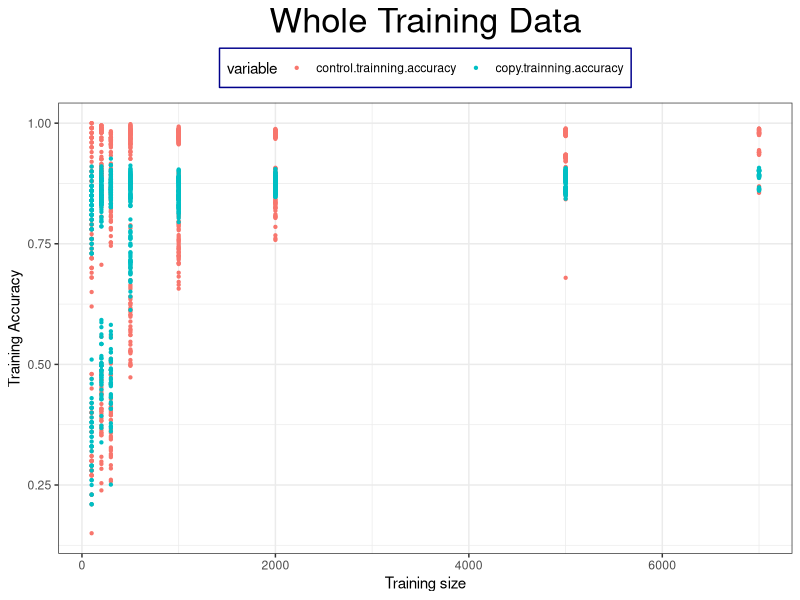
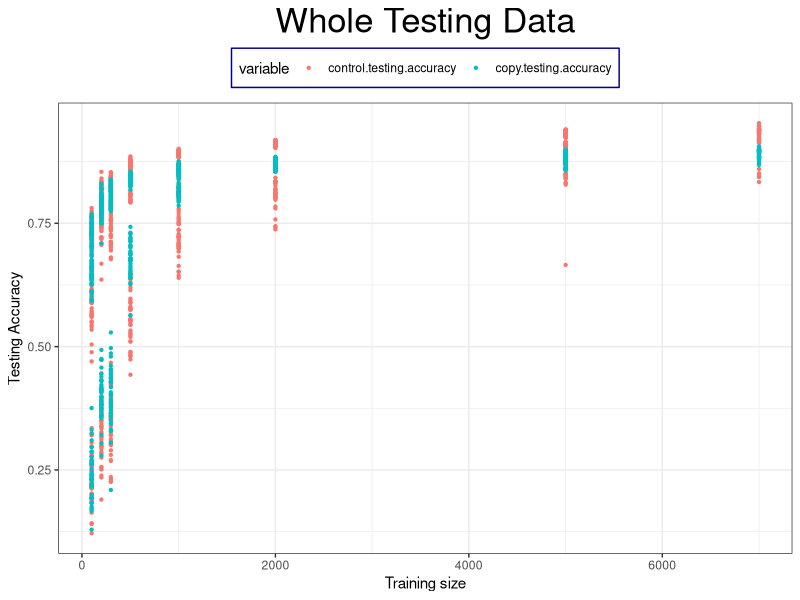
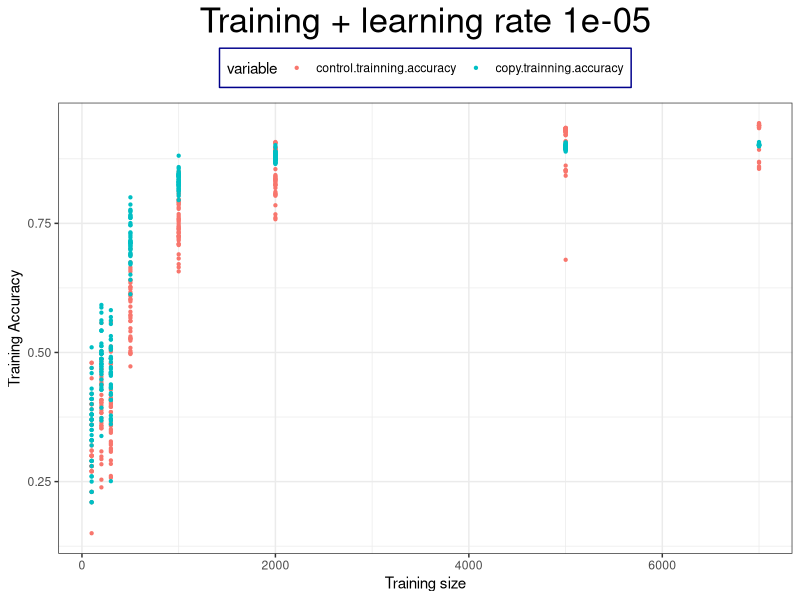
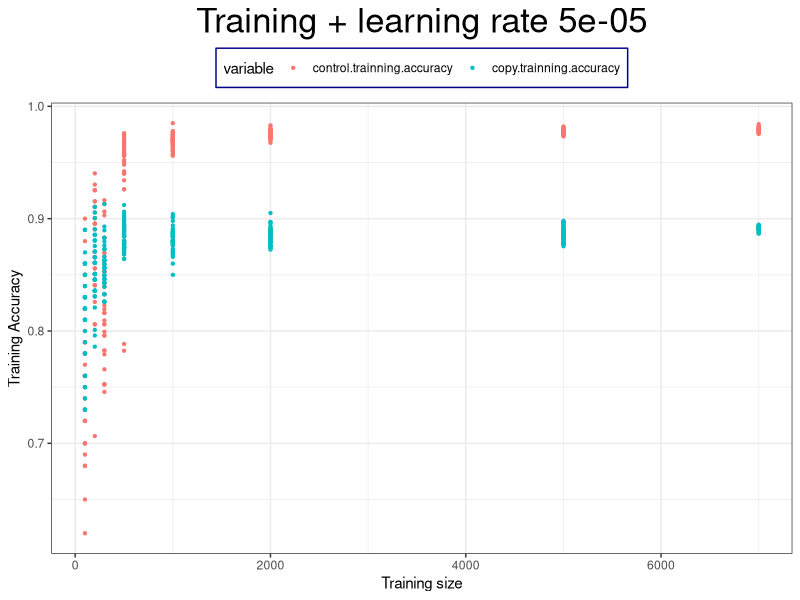
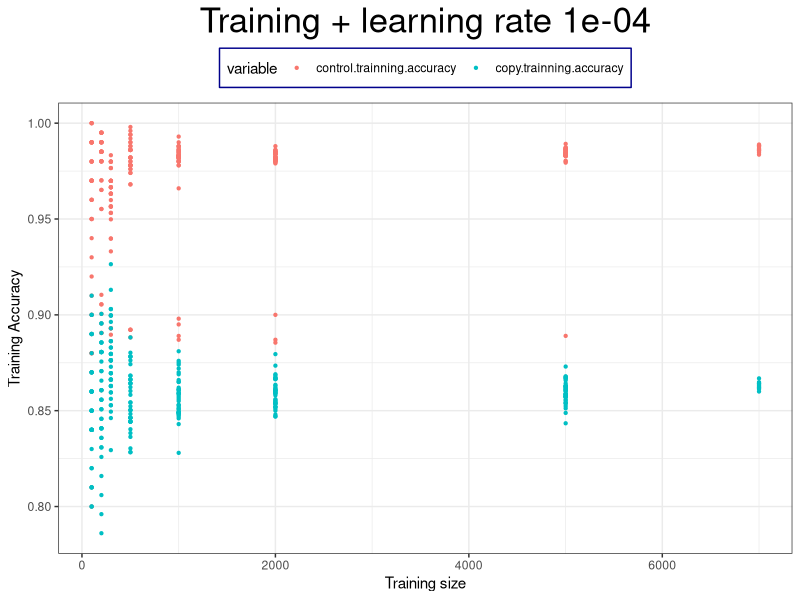
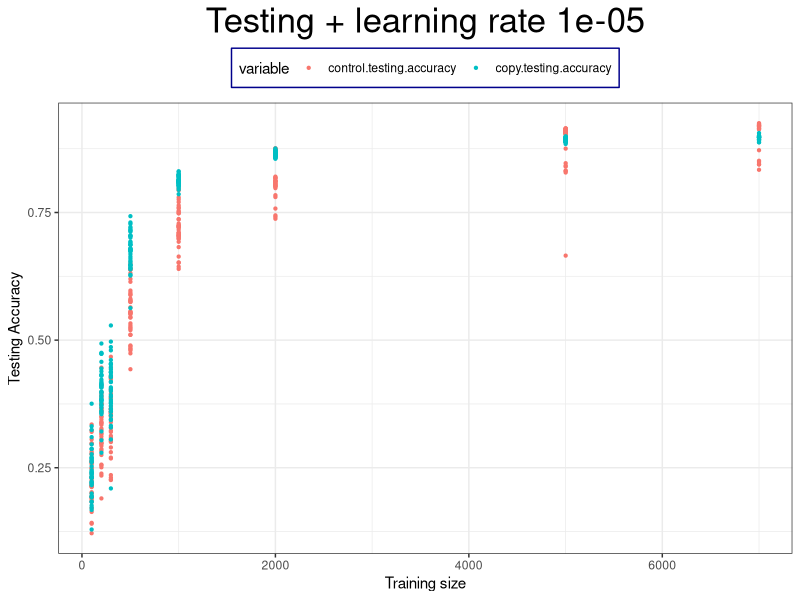
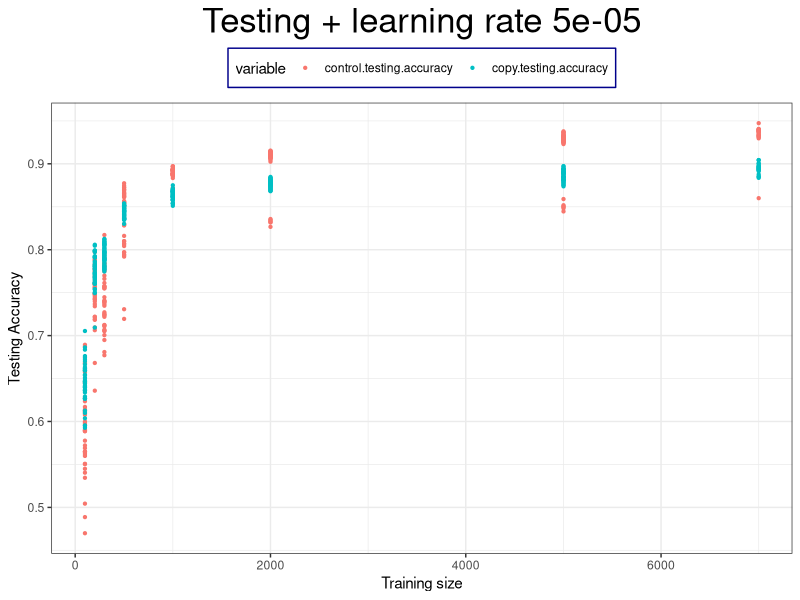
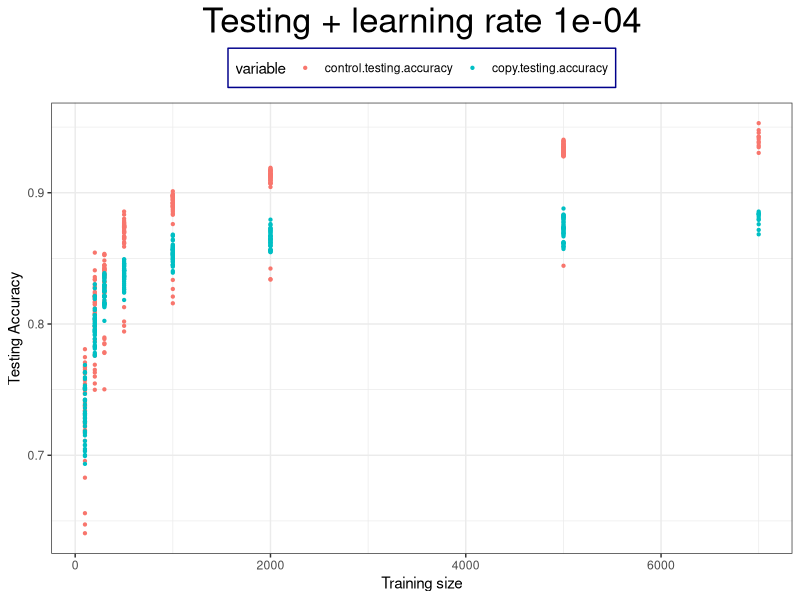

These charts were generated, in order, by the following R code:
library(ggplot2)
library(reshape2)
raw <- read.csv("./MNIST_BigMLStealer_3240_result.csv")
head(raw)
raw.epoch.200 <- raw[raw$epoch == 200,]
head(raw.epoch.200)

## Whole data for training
draw.melt.training <- melt(raw.epoch.200, id=c("training.size", "testing.size", "loss.function", "batch.size", "learning.rate", "epoch", "control.testing.accuracy", "copy.testing.accuracy"))
head(draw.melt.training)

## Whole data for testing
draw.melt.testing <- melt(raw.epoch.200, id=c("training.size", "testing.size", "loss.function", "batch.size", "learning.rate", "epoch", "control.trainning.accuracy", "copy.trainning.accuracy"))
head(draw.melt.testing)

## Training with different learning rate
draw.melt.training.learningrate.1 <- draw.melt.training[draw.melt.training$learning.rate == 1e-05, ]
draw.melt.training.learningrate.2 <- draw.melt.training[draw.melt.training$learning.rate == 5e-05, ]
draw.melt.training.learningrate.3 <- draw.melt.training[draw.melt.training$learning.rate == 1e-04, ]

## Testing with different learning rate
draw.melt.testing.learningrate.1 <- draw.melt.testing[draw.melt.testing$learning.rate == 1e-05, ]
draw.melt.testing.learningrate.2 <- draw.melt.testing[draw.melt.testing$learning.rate == 5e-05, ]
draw.melt.testing.learningrate.3 <- draw.melt.testing[draw.melt.testing$learning.rate == 1e-04, ]

# Drawing for whole training data
ggplot(draw.melt.training, aes(x=training.size, y=value, color=variable)) + 
  ggtitle("Whole Training Data") +
  geom_point(size = 0.8) + 
  theme_bw() +
  theme(legend.position="top") +
  theme(legend.background = element_rect(size=0.5, linetype="solid", 
                                         colour ="darkblue")) + 
  xlab("Training size") + ylab("Training Accuracy") + 
  theme(plot.title = element_text(size=25, hjust = 0.5))
ggsave("figure/whole_training.png",
       dpi = 300,
       width = 7,
       height = 7)

# Drawing for testing data
ggplot(draw.melt.testing, aes(x=training.size, y=value, color=variable)) + 
  ggtitle("Whole Testing Data") +
  geom_point(size = 0.8) + 
  theme_bw() +
  theme(legend.position="top")+
  theme(legend.background = element_rect(size=0.5, linetype="solid", 
                                         colour ="darkblue")) + 
  xlab("Training size") + ylab("Testing Accuracy") + 
  theme(plot.title = element_text(size=25, hjust = 0.5))
ggsave("figure/whole_testing.png",
       dpi = 300,
       width = 7,
       height = 7)

# Drawing for whole training data, learning rate 1e-05 
ggplot(draw.melt.training.learningrate.1, aes(x=training.size, y=value, color=variable)) + 
  ggtitle("Training + learning rate 1e-05") +
  geom_point(size = 0.8) + 
  theme_bw() +
  theme(legend.position="top")+
  theme(legend.background = element_rect(size=0.5, linetype="solid", 
                                         colour ="darkblue")) + 
  xlab("Training size") + ylab("Training Accuracy") + 
  theme(plot.title = element_text(size=25, hjust = 0.5))
ggsave("figure/training_learning_1e-05.png",
       dpi = 300,
       width = 7,
       height = 7)

# Drawing for whole training data, learning rate 5e-05 
ggplot(draw.melt.training.learningrate.2, aes(x=training.size, y=value, color=variable)) + 
  ggtitle("Training + learning rate 5e-05") +
  geom_point(size = 0.8) + 
  theme_bw() +
  theme(legend.position="top")+
  theme(legend.background = element_rect(size=0.5, linetype="solid", 
                                         colour ="darkblue")) + 
  xlab("Training size") + ylab("Training Accuracy") + 
  theme(plot.title = element_text(size=25, hjust = 0.5))
ggsave("figure/training_learning_5e-05.png",
       dpi = 300,
       width = 7,
       height = 7)

# Drawing for whole training data, learning rate 1e-04
ggplot(draw.melt.training.learningrate.3, aes(x=training.size, y=value, color=variable)) + 
  ggtitle("Training + learning rate 1e-04") +
  geom_point(size = 0.8) + 
  theme_bw() +
  theme(legend.position="top")+
  theme(legend.background = element_rect(size=0.5, linetype="solid", 
                                         colour ="darkblue")) + 
  xlab("Training size") + ylab("Training Accuracy") + 
  theme(plot.title = element_text(size=25, hjust = 0.5))
ggsave("figure/training_learning_1e-04.png",
       dpi = 300,
       width = 7,
       height = 7)

# Drawing for whole training data, learning rate 1e-05 
ggplot(draw.melt.testing.learningrate.1, aes(x=training.size, y=value, color=variable)) + 
  ggtitle("Testing + learning rate 1e-05") +
  geom_point(size = 0.8) + 
  theme_bw() +
  theme(legend.position="top")+
  theme(legend.background = element_rect(size=0.5, linetype="solid", 
                                         colour ="darkblue")) + 
  xlab("Training size") + ylab("Testing Accuracy") + 
  theme(plot.title = element_text(size=25, hjust = 0.5))
ggsave("figure/testing_learning_1e-05.png",
       dpi = 300,
       width = 7,
       height = 7)

# Drawing for whole training data, learning rate 5e-05
ggplot(draw.melt.testing.learningrate.2, aes(x=training.size, y=value, color=variable)) + 
  ggtitle("Testing + learning rate 5e-05") +
  geom_point(size = 0.8) + 
  theme_bw() +
  theme(legend.position="top")+
  theme(legend.background = element_rect(size=0.5, linetype="solid", 
                                         colour ="darkblue")) + 
  xlab("Training size") + ylab("Testing Accuracy") + 
  theme(plot.title = element_text(size=25, hjust = 0.5))
ggsave("figure/testing_learning_5e-05.png",
       dpi = 300,
       width = 7,
       height = 7)

# Drawing for whole training data, learning rate 1e-04
ggplot(draw.melt.testing.learningrate.3, aes(x=training.size, y=value, color=variable)) + 
  ggtitle("Testing + learning rate 1e-04") +
  geom_point(size = 0.8) + 
  theme_bw() +
  theme(legend.position="top")+
  theme(legend.background = element_rect(size=0.5, linetype="solid", 
                                         colour ="darkblue")) + 
  xlab("Training size") + ylab("Testing Accuracy") + 
  theme(plot.title = element_text(size=25, hjust = 0.5))
ggsave("figure/testing_learning_1e-04.png",
       dpi = 300,
       width = 7,
       height = 7)
